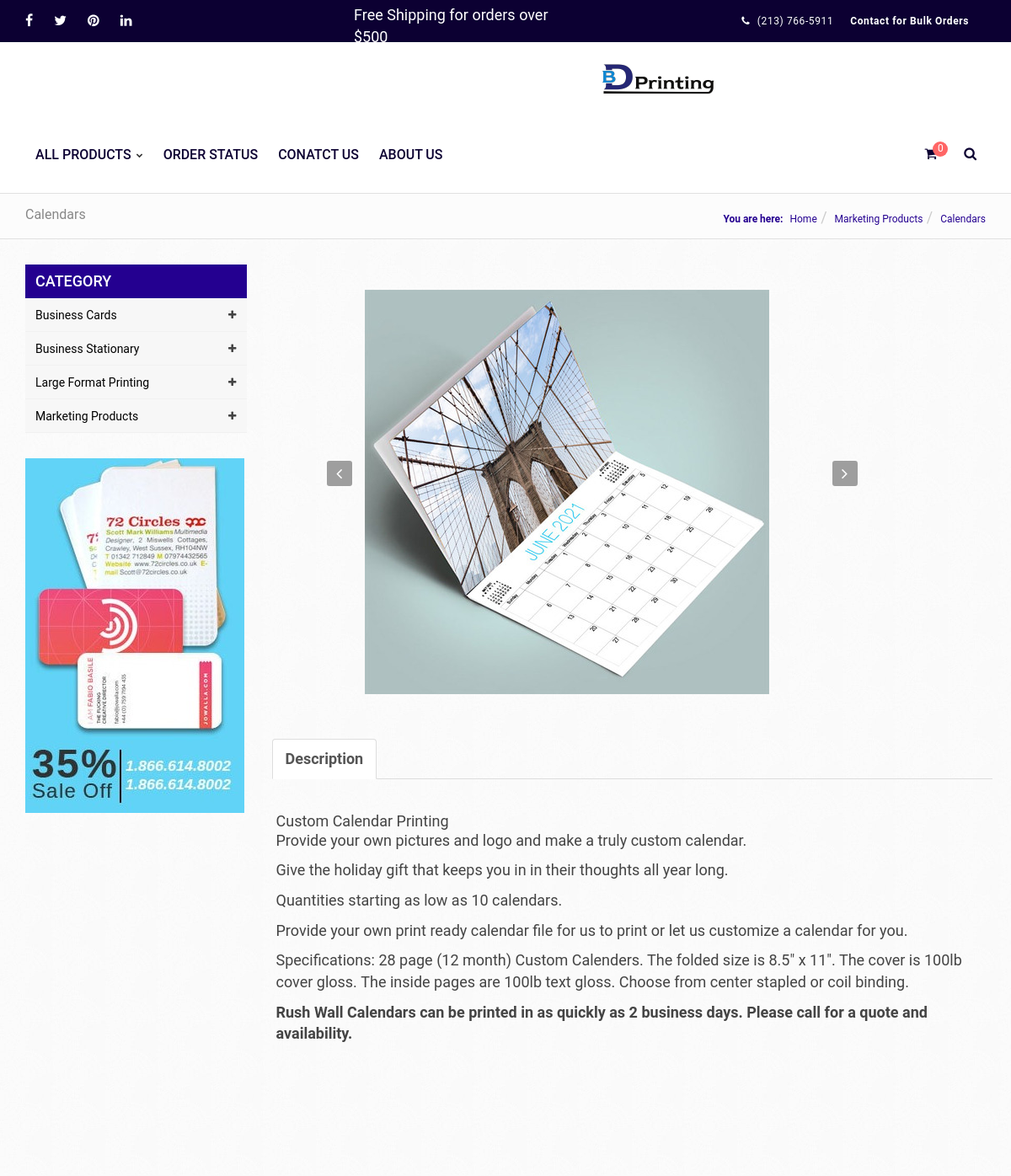
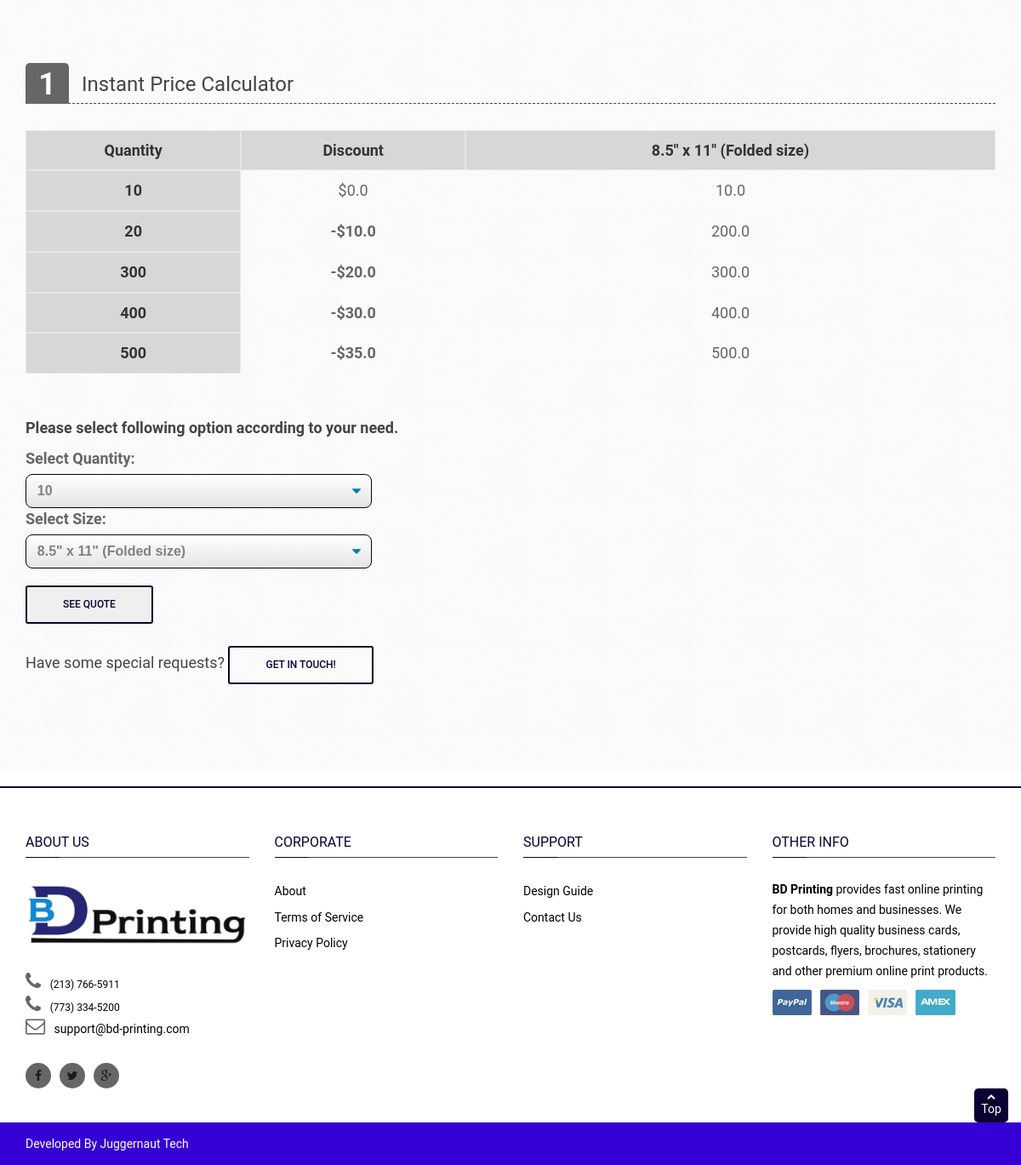
Page /marketing-products/calenders-detail on the committed database (2 pictures, top to bottom).
### Marketing_Products/models.py (models this page shows, shortened)
class Products(models.Model):
    Label = models.CharField(max_length=50,default='prod')
    Description = models.TextField(default='des',max_length=5000)
    image1 = models.ImageField(upload_to='static/Product_Images/Marketing_Products/',max_length=None)
    image2 = models.ImageField(upload_to='static/Product_Images/Marketing_Products/',max_length=None)
    image3 = models.ImageField(upload_to='static/Product_Images/Marketing_Products/',max_length=None)
    class Meta:
        verbose_name = "Product List"

class Calendars(models.Model):
    quantity = models.PositiveIntegerField(default=0, blank=False, editable=True)
    price = models.FloatField(default=0, blank=False, editable=True, validators=[MinValueValidator(0.0)])
    Discount = models.FloatField(default=0, blank=False, editable=True, validators=[MinValueValidator(0.0)])
    class Meta:
        verbose_name = "1 - Calendar"

### Marketing_Products/views.py (the view)
# urls.py: path('calenders-detail', Calendars_detail, name= 'calenders-detail'),
def Calendars_detail (request):
    product = mp_products.objects.get(id=2)
    table = Calendars.objects.all()
    b_object = b_products.objects.all()
    bc_object = bc_products.objects.all()
    bs_object = bs_products.objects.all()
    lf_object = lf_products.objects.all()
    mp_object = mp_products.objects.all()
    urls_bc_aside =  urls_bc_aside = ["/business-cards/business-card-detail" , "/business-cards/edge-painted-detail", "/business-cards/foil-business-card-detail","/business-cards/raised-spot-uv-business-card-detail", "/business-cards/pantone-business-cards-detail", "/business-cards/plastic-business-cards-detail", "/business-cards/raised-ink-business-cards-detail"]
    urls_bs_aside =  ["/business-stationary/envelopes-detail", "/business-stationary/letterhead-detail", "/business-stationary/notepad-detail"]
    urls_lf_aside = ["/large-format/floor-stickers-detail", "/large-format/foamcore-poster-detail", "/large-format/poster-printing-detail", "/large-format/retractable-banners-detail", "/large-format/table-cover-detail"]
    urls_mp_aside = ["calenders-detail","brouchers-flyers-detail" , "postcards-detail", "hangtags-detail", "labels-and-stickers-detail" , "ncr-forms-detail" , "presentation-folder-detail", "custom-holiday-cards-detail"]
    b_urls = ["/boxes/pillow-boxes-detail", "/boxes/gable-boxes-detail" ,"/boxes/window-boxes-detail", "/boxes/mailer-boxes-detail" , "/boxes/kraft-boxes-detail", "/boxes/cosmetics-boxes-detail" ,"/boxes/sleeve-boxes-detail", "/boxes/display-boxes-detail", "/boxes/beverage-boxes-detail", "/boxes/candle-boxes-detail", "/boxes/auto-parts-boxes-detail", "/boxes/pizza-boxes-detail"]
    b_aside = zip(b_urls,b_object)
    mp_aside = zip(urls_mp_aside, mp_object)
    bs_aside = zip(urls_bs_aside, bs_object)
    bc_aside = zip(urls_bc_aside,bc_object)
    lf_aside = zip(urls_lf_aside, lf_object)
    menu = Calendars.objects.all()
    menu1 = Extra_features.objects.all()
    if request.POST:
        var = request.POST
        quantity = var['quantity']
        size = var['size']
        size_quantity_query = Calendars.objects.filter(quantity=quantity).values('price')
        discount_query = Calendars.objects.filter(quantity=quantity).values('Discount')
        for u in size_quantity_query:
            size_quantity = u['price']
        for y in discount_query:
            price_discount = y['Discount']
        total_price = size_quantity - price_discount
        extra_f_dict = {"Size": size,
                       }
        request.session['invoice'] = total_price
        request.session['label'] = product.Label
        request.session['discount'] = price_discount
        request.session['id'] = 2
        request.session['cat'] = 'mp_products'
        request.session['extra_f'] = extra_f_dict
        request.session['quantity'] = quantity
        print('Form Submitted')
    else:
        total_price = 0
        request.session['invoice'] = 0
        request.session['label'] = ' '
        request.session['discount'] = 0
        request.session['id'] = 1
        request.session['quantity'] = 0
        request.session['cat'] = 'mp_products'
        print('Form not submitted')
    context = {
        'total_price' : total_price,
        "menu": menu,
        "menu1": menu1,
        "table" : table,
        "bc_product" : bc_object,
        "bs_product" : bs_object,
        "lf_product" : lf_object,
        "mp_product" : mp_object,
        "label" : product.Label,
        "Description": product.Description,
        "image1" : product.image1,
        "image2" : product.image2,
        "image3" : product.image3,
        "bc_aside"   : bc_aside,
        "bs_aside" : bs_aside,
        "lf_aside": lf_aside,
        "b_aside": b_aside,
        "mp_aside": mp_aside,
    }
    if request.POST:
        return redirect('checkout')
    return render(request, "Marketing_Products/calenders.html", context)

### Marketing_Products/templates/Marketing_Products/calenders.html (shortened to what this page needs)
{% extends 'base.html' %}
{% load static %}
{% block content %}
<main class="main" id="product-detail">
    <section class="header-page">
        <div class="container">
            <div class="row">
                <div class="col-sm-3 hidden-xs">
                    <h1 class="mh-title"> {{ label }}</h1>
                </div>
                <div class="breadcrumb-w col-sm-9">
                    <span class="hidden-xs"><strong>You are here:</strong></span>
                    <ul class="breadcrumb">
                        <li>
                            <a href="{% url 'home' %}">Home</a>
                        </li>
                        <li>
                            <a href="{% url 'marketing_products' %}">Marketing Products</a>
                        </li>
                        <li>
                            <span>{{ label }}</span>
                        </li>
                    </ul>
                </div>
            </div>
        </div>
    </section>
    <section class="category-w parten-bg">
        <div class="container">
            <div class="row">
                <div class="col">
                    <aside id="sidebar_cate" class="col-sm-3 hidden-xs">
                        <h3 class="sidebar-title">Category</h3>
                        <ul id="cate_list" class="cate_list">
                            <li class="level0 parent">
                                <a href="#" title="Business Cards">
                                    <span style="color: black;">Business Cards</span>
                                    <i class="fa fa-plus"></i>
                                </a>
                            </li>
                            <li class="level0 parent">
                                <a href="#" title="Business Stationary">
                                    <span style="color: black;">Business Stationary</span>
                                    <i class="fa fa-plus"></i>
                                </a>
                            </li>
                            <li class="level0 parent">
                                <a href="#" title="Large Format Printing">
                                    <span style="color: black;">Large Format Printing</span>
                                    <i class="fa fa-plus"></i>
                                </a>
                            </li>
                            <li class="level0 parent">
                                <a href="#" title="Marketing Products">
                                    <span style="color: black;">Marketing Products</span>
                                    <i class="fa fa-plus"></i>
                                </a>
                            </li>
                        </ul>
                        <div class="category-left-banner">
                            <a href="#" title="category left banner">
                                <img src="{% static 'images/banner/category/left-banner2.jpg' %}" alt="Left banner">
                            </a>
                        </div>
                    </aside>
                </div>
                <div class="col">
                    <div class="row">
                        <div class="col-md-6">
                            <div class="tab-content clearfix">
                                <div role="tabpanel" class="tab-pane active">
                                    <div class="col-md-8 col-md-offset-2 col-xs-12 ideals-w" style="margin-top: 10px;">
                                        <div class="ideal">
                                            <img src="{{ image1.url }}" alt="ideal 1">
                                        </div>
                                    </div>
                                </div>
                            </div>
                            <div class="container">
                                <div class="row" style="width: 75%;">
                                    <div class="row">
                                        <div class="col-md-12 col-xs-12">
                                            <ul class="nav nav-tabs" role="tablist">
                                                <li role="presentation" class="active"><a href="#features"
                                                        aria-controls="features" role="tab"
                                                        data-toggle="tab"><strong>Description</strong></a></li>
                                            </ul>
                                        </div>
                                    </div>
                                    <div class="row">
                                        <div class="tab-content clearfix">
                                            <div role="tabpanel" class="tab-pane active" id="features">
                                                <div class="product-shortdescript v-middle">
                                                    <div
                                                        style="overflow-y: scroll; width:100%; height: 450px; padding:20px;">
                                                        {{ Description |safe }}
                                                    </div>
                                                </div>
                                            </div>
                                        </div>
                                    </div>
                                </div>
                            </div>
                        </div>
                    </div>
                </div>
            </div>
        </div>
    </section>
    <section class="add-to-cart-w">
        <div class="container">
            <div class="row">
                <div class="col-md-12 col-sm-12 product-options">
                    <div class="atc-header">
                        <span class="number">1</span>
                        <h3>Instant Price Calculator</h3>
                    </div>
                    <div class="row">
                        <div class="option-grib-w col-md-12">
                            <div class="scroll-pane horizontal-only">
                                <table>
                                    <tr class="strikeout">
                                        <th>Quantity</th>
                                        <th>Discount</th>
                                        <th rowspan="1"> 8.5" x 11" (Folded size) </th>
                                    </tr>
                                    {% for table in table %}
                                    <tr>
                                        <th>{{ table.quantity }} </th>
                                        <td>
                                            {% if table.Discount %}
                                            <strong> -${{ table.Discount }} </strong>
                                            {% else %}
                                            ${{ table.Discount }}
                                           {% endif %}
                                        </td>
                                        <td>
                                            {{ table.price }}
                                        </td>
                                    </tr>
                                    {% endfor %}
                                </table>
                            </div>
                        </div>
                    </div>
                    <br>
                    <br>
                    <form method="POST" id="product-detail-form">
                        <p><strong>Please select following option according to your need.</strong></p>
                        <div class="options-list-w">
                            <div class="row">
                                <div class="block-options col-md-4 col-sm-5">
                                    <div class="options-col">
                                        <label for="cars">Select Quantity:</label>
                                        <select class="select-css" name="quantity">
                                            {% for menu in menu %}
                                            <option value="{{ menu.quantity }}">{{ menu.quantity }}</option>
                                            {% endfor %}
                                        </select>
                                    </div>
                                </div>
                            </div>
                            <div class="row">
                                <div class="block-options col-md-4 col-sm-5">
                                    <div class="options-col">
                                        <label for="cars">Select Size:</label>
                                        <select class="select-css" name="size">
                                            <option value="size"> 8.5" x 11" (Folded size) </option>
                                        </select>
                                    </div>
                                </div>
                            </div>
                        </div>
                        <input class="btn-readmore" type="submit" value="See Quote" >
                    </form>
                    <br>
                    <p style="padding-right:30px;"> Have some special requests?
                        <a href="{% url 'contact-us' %}" class="btn-readmore">Get in touch!</a>
                    </p>
                </div>
            </div>
        </div>
    </section>
</main>
{% endblock content %}

### static/css/responsive.css (style rules this page uses)
@media (min-width: 1200px) { .options-list-w .block-options { width:37.333%; } }

### Marketing_Products/templates/Marketing_Products/calenders.html (style rules this page uses)
.select-css { display: block; font-size: 16px; font-family: sans-serif; font-weight: 700; color: rgb(133, 127, 127); line-height: 1.3; padding: .6em 1.4em .5em .8em; width: 100%; max-width: 100%; box-sizing: border-box; margin: 0; border: 1px solid #080808; box-shadow: 0 1px 0 1px rgba(0, 0, 0, .04); border-radius: .5em; -moz-appearance: none; -webkit-appearance: none; appearance: none; background-color: #fff; background-repeat: no-repeat, repeat; background-position: right .7em top 50%, 0 0; background-size: .65em auto, 100%; }
.select-css option { font-weight: normal; }

### rows in the picture
Products: Label "Calendars", Description "Custom Calendar Printing Provide your own pictures and logo and make a truly custom calendar. Give the holiday gift that keeps you in in their thoughts all year long. Quantities starting as low as 10 calendars. Provide your own print ready calendar file for us to print or let us customize a calendar for you. Specifications: 28 page (12 month) Custom Calenders. The folded size is 8.5\" x 11\". The cover is 100lb cover gloss. The inside pages are 100lb text gloss. Choose from center stapled or coil binding. Rush Wall Calendars can be printed in as quickly as 2 business days. Please call for a quote and availability."
Calendars: quantity "10", Discount "0.0", price "10.0"
Calendars: quantity "20", Discount "10.0", price "200.0"
Calendars: quantity "300", Discount "20.0", price "300.0"
Calendars: quantity "400", Discount "30.0", price "400.0"
Calendars: quantity "500", Discount "35.0", price "500.0"

### other values in the picture
form field quantity "10"
